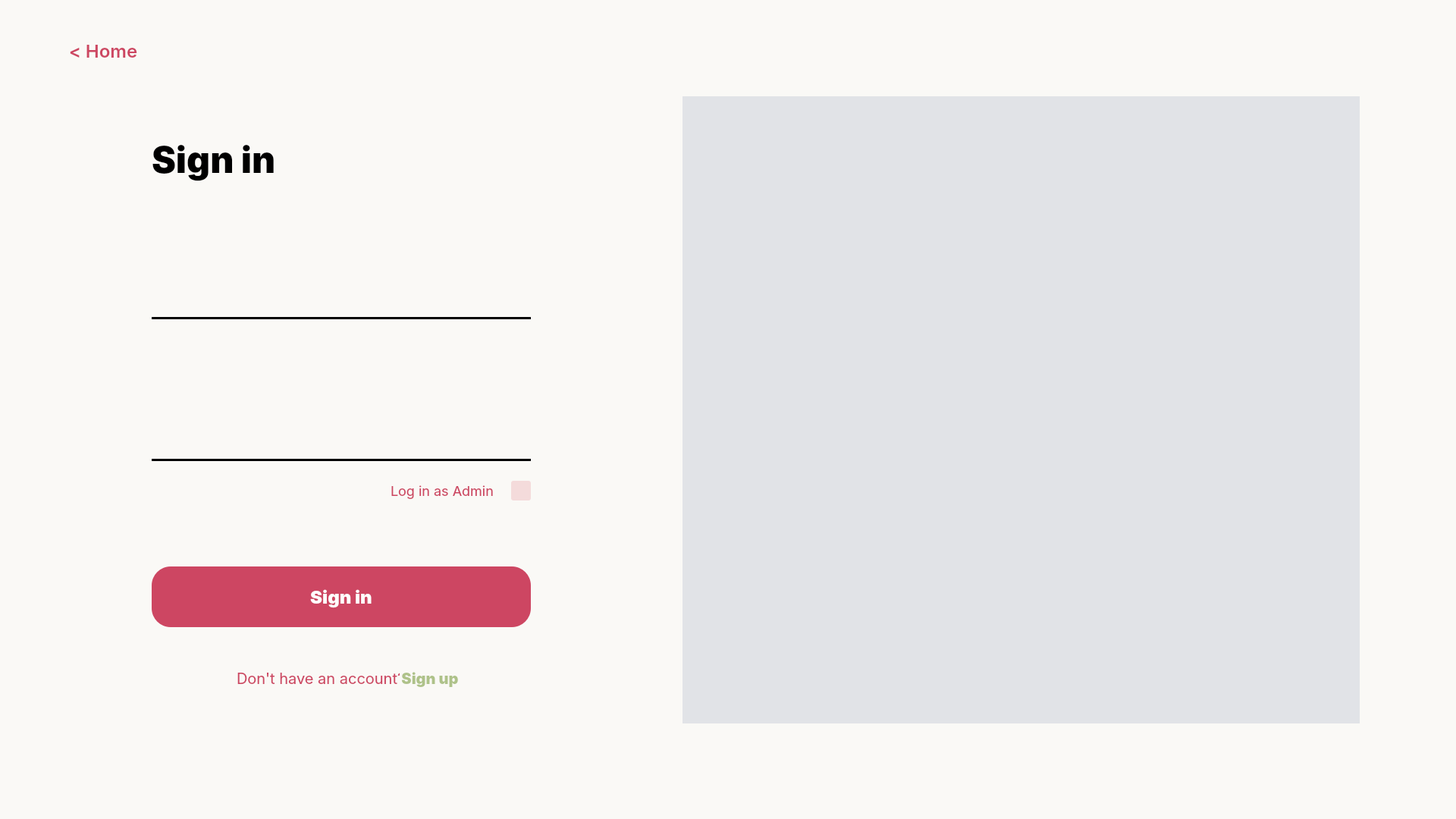
<?xml version="1.0" encoding="UTF-8"?>
<ui version="4.0">
 <class>MainWindow</class>
 <widget class="QMainWindow" name="MainWindow">
  <property name="geometry">
   <rect>
    <x>0</x>
    <y>0</y>
    <width>1920</width>
    <height>1080</height>
   </rect>
  </property>
  <property name="windowTitle">
   <string>MainWindow</string>
  </property>
  <property name="styleSheet">
   <string notr="true"/>
  </property>
  <widget class="QWidget" name="centralwidget">
   <property name="styleSheet">
    <string notr="true">background-color: #FAF9F6;</string>
   </property>
   <widget class="QWidget" name="leftcontainer" native="true">
    <property name="geometry">
     <rect>
      <x>127</x>
      <y>127</y>
      <width>646</width>
      <height>827</height>
     </rect>
    </property>
    <property name="styleSheet">
     <string notr="true">background-color: #FAF9F6;</string>
    </property>
    <widget class="QLabel" name="loginlabel">
     <property name="geometry">
      <rect>
       <x>73</x>
       <y>36</y>
       <width>500</width>
       <height>95</height>
      </rect>
     </property>
     <property name="styleSheet">
      <string notr="true">color: #000;
                font-family: Inter;
                font-size: 48px;
                font-style: normal;
                font-weight: 700;
                line-height: normal;</string>
     </property>
     <property name="text">
      <string>Sign in</string>
     </property>
    </widget>
    <widget class="QPushButton" name="loginbutton">
     <property name="geometry">
      <rect>
       <x>73</x>
       <y>620</y>
       <width>500</width>
       <height>80</height>
      </rect>
     </property>
     <property name="styleSheet">
      <string notr="true">QPushButton {
                background-color: #CD4662;
                color: #FFF;
                text-align: center;
                font-family: Inter;
                font-size: 24px;
                font-style: normal;
                font-weight: 700;
                line-height: normal;
                border-radius: 25px;
            }

            QPushButton:hover {
                background-color: #AEC289;
            }</string>
     </property>
     <property name="text">
      <string>Sign in</string>
     </property>
    </widget>
    <widget class="QLabel" name="noacclabel">
     <property name="geometry">
      <rect>
       <x>80</x>
       <y>748</y>
       <width>493</width>
       <height>38</height>
      </rect>
     </property>
     <property name="styleSheet">
      <string notr="true">color: #CD4662;
                text-align: center;
                font-family: Inter;
                font-size: 20px;
                font-style: normal;
                font-weight: 400;
                line-height: normal;
                margin-left: 100px;</string>
     </property>
     <property name="text">
      <string>Don't have an account?</string>
     </property>
    </widget>
    <widget class="QLineEdit" name="username">
     <property name="geometry">
      <rect>
       <x>73</x>
       <y>214</y>
       <width>500</width>
       <height>80</height>
      </rect>
     </property>
     <property name="styleSheet">
      <string notr="true">font-size: 24px;
                width: 500px;
                height: 80px;
                border: none;
                border-bottom: 3px solid #000;
                background-color: #FAF9F6;</string>
     </property>
    </widget>
    <widget class="QLineEdit" name="password">
     <property name="geometry">
      <rect>
       <x>73</x>
       <y>401</y>
       <width>500</width>
       <height>80</height>
      </rect>
     </property>
     <property name="styleSheet">
      <string notr="true">font-size: 24px;
                width: 500px;
                height: 80px;
                border: none;
                border-bottom: 3px solid #000;
                background-color: #FAF9F6;</string>
     </property>
    </widget>
    <widget class="QCheckBox" name="checkbox">
     <property name="geometry">
      <rect>
       <x>547</x>
       <y>507</y>
       <width>26</width>
       <height>26</height>
      </rect>
     </property>
     <property name="styleSheet">
      <string notr="true"> QCheckBox {
                color: #CD4662;
            }
                           
            QCheckBox::indicator {
                border-radius: 3px;
                background-color: #F4DBDB;
                width: 26px;
                height: 26px;
                border: none;
            }

            QCheckBox::indicator:checked {
                background-color: #CD4662;
            }
            QCheckBox::indicator:unchecked {
                background-color: #F4DBDB;
            }</string>
     </property>
     <property name="text">
      <string/>
     </property>
    </widget>
    <widget class="QLabel" name="adminlabel">
     <property name="geometry">
      <rect>
       <x>73</x>
       <y>507</y>
       <width>454</width>
       <height>26</height>
      </rect>
     </property>
     <property name="styleSheet">
      <string notr="true">color: #CD4662;
                text-align: center;
                font-family: Inter;
                font-size: 18px;
                font-style: normal;
                font-weight: 400;
                line-height: normal;
                margin-left: 310px;</string>
     </property>
     <property name="text">
      <string>Log in as Admin</string>
     </property>
    </widget>
    <widget class="QPushButton" name="signfornoaccbutton">
     <property name="geometry">
      <rect>
       <x>400</x>
       <y>748</y>
       <width>80</width>
       <height>38</height>
      </rect>
     </property>
     <property name="styleSheet">
      <string notr="true">QPushButton {
                border: none;
                color: #AEC289;
                font-family: Inter;
                font-size: 20px;
                font-style: bold;
                font-weight: 700;
                border: none;
                line-height: normal;
            }
                           
            QPushButton:hover {
                color: #CD4662;
            }</string>
     </property>
     <property name="text">
      <string>Sign up</string>
     </property>
    </widget>
   </widget>
   <widget class="QPushButton" name="homebutton">
    <property name="geometry">
     <rect>
      <x>50</x>
      <y>50</y>
      <width>172</width>
      <height>33</height>
     </rect>
    </property>
    <property name="styleSheet">
     <string notr="true">QPushButton {
               color: #CD4662;
                font-family: Inter;
                font-size: 24px;
                font-style: normal;
                font-weight: 500;
                line-height: normal;
                border: none;
            }
            QPushButton:hover {
               color: #AEC289;
            }</string>
    </property>
    <property name="text">
     <string>&lt; Home</string>
    </property>
   </widget>
   <widget class="QWidget" name="rightcontainer" native="true">
    <property name="geometry">
     <rect>
      <x>900</x>
      <y>127</y>
      <width>893</width>
      <height>827</height>
     </rect>
    </property>
    <property name="styleSheet">
     <string notr="true">border-radius: 20px;
background: #E1E3E7;</string>
    </property>
    <widget class="QLabel" name="label">
     <property name="geometry">
      <rect>
       <x>-40</x>
       <y>0</y>
       <width>970</width>
       <height>827</height>
      </rect>
     </property>
     <property name="styleSheet">
      <string notr="true">image: url(:/pic/images/loginpic.png);</string>
     </property>
     <property name="text">
      <string/>
     </property>
    </widget>
   </widget>
  </widget>
 </widget>
 <resources>
  <include location="../../assets/sourceimg/newall.qrc"/>
 </resources>
 <connections/>
</ui>
